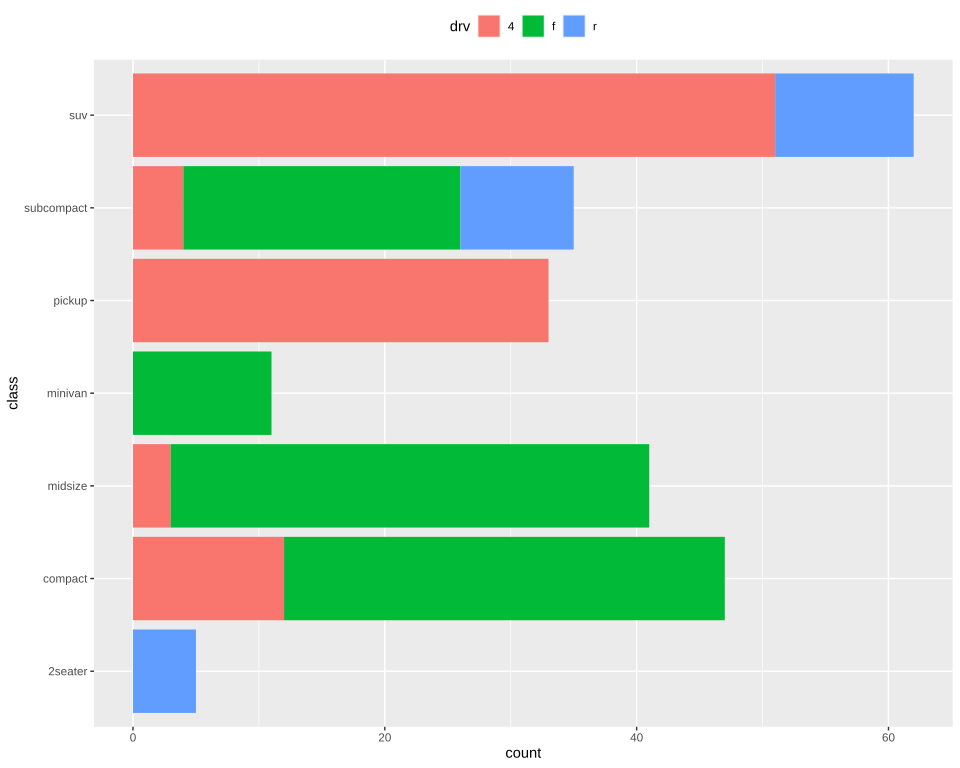

Generate this figure with R:
# The plot test/golden/bars_stacked_reversed.svg draws, drawn by ggplot2 itself, as ggplot2's own visual tests
# draw their snapshots: the independent check on that golden whenever it changes. The suite never
# runs this; it needs R, ggplot2 and vdiffr, saved as the Docker image giggly-r:ggplot2-4.0.3. From
# the repository's root:
#
#   docker run --rm -v "$PWD/test/golden":/golden:ro giggly-r:ggplot2-4.0.3 \
#     Rscript /golden/bars_stacked_reversed.R > bars_stacked_reversed.ggplot2.svg
#
# and compare the two drawings element by element, as test/golden/point.R describes.
#
# Horizontal bars of each class's cars by drive train, the stack reversed so it reads in the
# legend's order along the bar, as geom_bar()'s reference page reverses it.

library(ggplot2)
plot <- ggplot(mpg, aes(y = class)) +
  geom_bar(aes(fill = drv), position = position_stack(reverse = TRUE)) +
  theme_gray() + theme(legend.position = "top")
file <- tempfile(fileext = ".svg")
vdiffr::write_svg(plot, file)
cat(readLines(file), sep = "\n")
